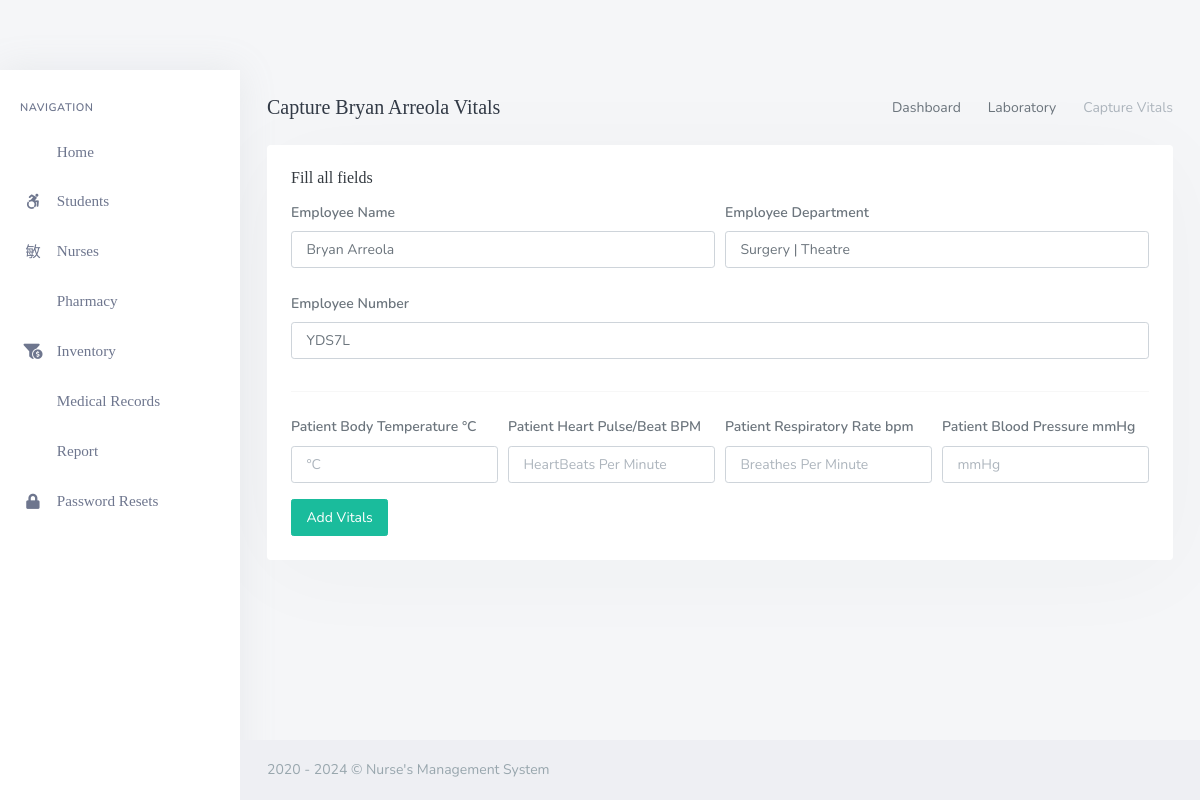
/backend/admin/his_admin_add_single_employee_vitals.php?doc_number=YDS7L, run on an earlier commit of the app's database.
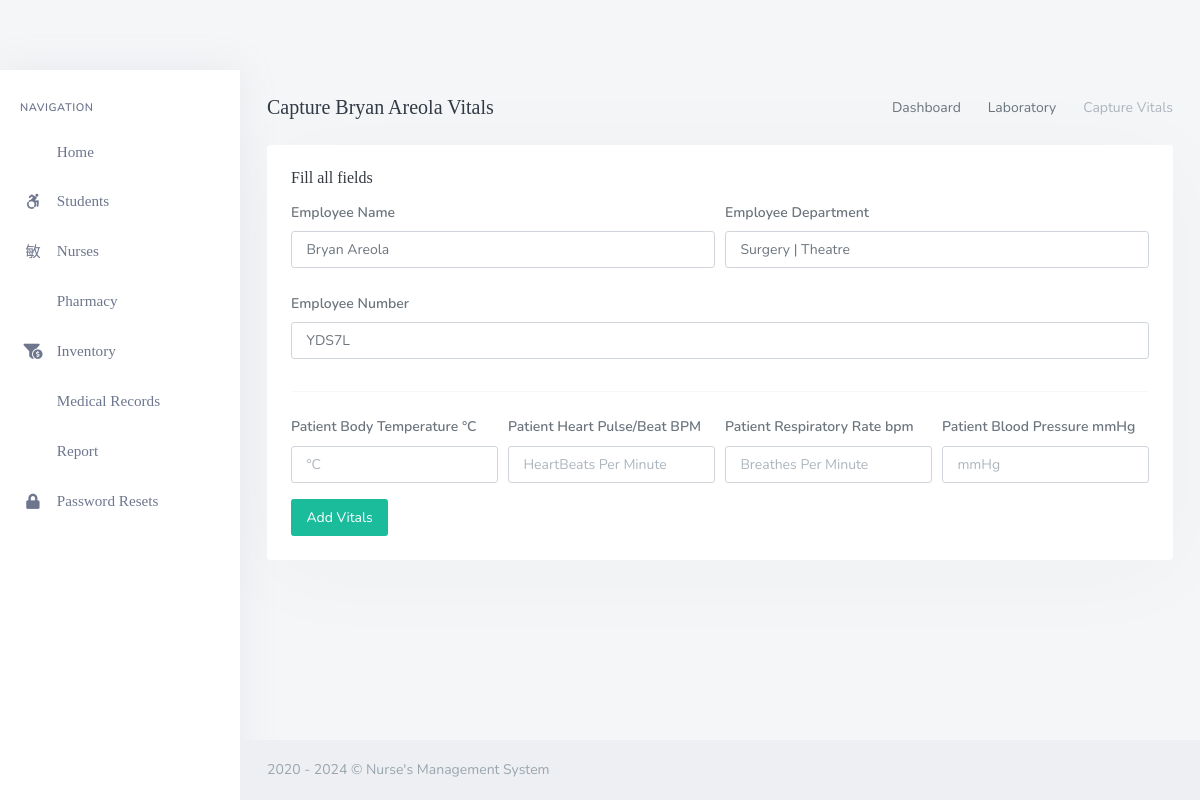
And on a later commit of the database.
### tables this page shows
CREATE TABLE `his_docs` (
  `doc_id` int(20) NOT NULL,
  `doc_fname` varchar(200) DEFAULT NULL,
  `doc_lname` varchar(200) DEFAULT NULL,
  `doc_email` varchar(200) DEFAULT NULL,
  `doc_pwd` varchar(200) DEFAULT NULL,
  `doc_dept` varchar(200) DEFAULT NULL,
  `doc_number` varchar(200) DEFAULT NULL,
  `doc_dpic` varchar(200) DEFAULT NULL
);

### backend/admin/his_admin_add_single_employee_vitals.php (the view, shortened to what this page needs)
<?php
	include('assets/inc/config.php');
?>
<!DOCTYPE html>
<html lang="en">
    <?php include('assets/inc/head.php');?>
    <body>
        <div id="wrapper">
            <?php include("assets/inc/sidebar.php");?>
            <?php
                $doc_number = $_GET['doc_number'];
                $ret = "SELECT  * FROM his_docs WHERE doc_number=?";
                $stmt= $mysqli->prepare($ret) ;
                $stmt->bind_param('s',$doc_number);
                $stmt->execute() ;
                $res=$stmt->get_result();
                while($row=$res->fetch_object())
                {
            ?>
                <div class="content-page">
                    <div class="content">
                        <div class="container-fluid">
                            <div class="row">
                                <div class="col-12">
                                    <div class="page-title-box">
                                        <div class="page-title-right">
                                            <ol class="breadcrumb m-0">
                                                <li class="breadcrumb-item"><a href="his_admin_dashboard.php">Dashboard</a></li>
                                                <li class="breadcrumb-item"><a href="javascript: void(0);">Laboratory</a></li>
                                                <li class="breadcrumb-item active">Capture Vitals</li>
                                            </ol>
                                        </div>
                                        <h4 class="page-title">Capture <?php echo $row->doc_fname;?> <?php echo $row->doc_lname;?> Vitals</h4>
                                    </div>
                                </div>
                            </div>
                            <div class="row">
                                <div class="col-12">
                                    <div class="card">
                                        <div class="card-body">
                                            <h4 class="header-title">Fill all fields</h4>
                                            <form method="post">
                                                <div class="form-row">
                                                    <div class="form-group col-md-6">
                                                        <label for="inputEmail4" class="col-form-label">Employee  Name</label>
                                                        <input type="text" required="required" readonly name="" value="<?php echo $row->doc_fname;?> <?php echo $row->doc_lname;?>" class="form-control" id="inputEmail4" placeholder="Patient's First Name">
                                                    </div>
                                                    <div class="form-group col-md-6">
                                                        <label for="inputPassword4" class="col-form-label">Employee Department</label>
                                                        <input required="required" type="text" readonly name="" value="<?php echo $row->doc_dept;?>" class="form-control"  id="inputPassword4" placeholder="Patient`s Last Name">
                                                    </div>
                                                </div>
                                                <div class="form-row">
                                                    <div class="form-group col-md-12">
                                                        <label for="inputEmail4" class="col-form-label">Employee Number</label>
                                                        <input type="text" required="required" readonly name="vit_pat_number" value="<?php echo $row->doc_number;?>" class="form-control" id="inputEmail4" placeholder="DD/MM/YYYY">
                                                    </div>
                                                </div>
                                                <hr>
                                                <div class="form-row">
                                                    <div class="form-group col-md-3">
                                                        <label for="inputEmail4" class="col-form-label">Patient Body Temperature °C</label>
                                                        <input type="text" required="required"  name="vit_bodytemp"class="form-control" id="inputEmail4" placeholder="°C">
                                                    </div>
                                                    <div class="form-group col-md-3">
                                                        <label for="inputPassword4" class="col-form-label">Patient Heart Pulse/Beat BPM</label>
                                                        <input required="required" type="text"  name="vit_heartpulse"  class="form-control"  id="inputPassword4" placeholder="HeartBeats Per Minute ">
                                                    </div>
                                                    <div class="form-group col-md-3">
                                                        <label for="inputPassword4" class="col-form-label">Patient Respiratory Rate bpm</label>
                                                        <input required="required" type="text"  name="vit_resprate"  class="form-control"  id="inputPassword4" placeholder="Breathes Per Minute">
                                                    </div>
                                                    <div class="form-group col-md-3">
                                                        <label for="inputPassword4" class="col-form-label">Patient Blood Pressure mmHg</label>
                                                        <input required="required" type="text"  name="vit_bloodpress"  class="form-control"  id="inputPassword4" placeholder="mmHg">
                                                    </div>
                                                </div>
                                                <button type="submit" name="add_emp_vitals" class="ladda-button btn btn-success" data-style="expand-right">Add Vitals</button>
                                            </form>
                                        </div>
                                    </div>
                                </div>
                            </div>
                        </div>
                    </div>
                    <?php include('assets/inc/footer.php');?>
                </div>
            <?php }?>
        </div>
    </body>
</html>

### backend/admin/assets/inc/head.php (shortened to what this page needs)
<head>
        <link href="assets/libs/flatpickr/flatpickr.min.css" rel="stylesheet" type="text/css" />
        <link href="assets/css/bootstrap.min.css" rel="stylesheet" type="text/css" />
        <link href="assets/css/icons.min.css" rel="stylesheet" type="text/css" />
        <link href="assets/css/app.min.css" rel="stylesheet" type="text/css" />
         <link href="assets/libs/ladda/ladda-themeless.min.css" rel="stylesheet" type="text/css" />
        <link href="assets/libs/footable/footable.core.min.css" rel="stylesheet" type="text/css" />
</head>

### backend/admin/assets/inc/sidebar.php (shortened to what this page needs)
<!DOCTYPE html>
<html lang="en">
<head>
    <link rel="stylesheet" href="https://cdnjs.cloudflare.com/ajax/libs/metisMenu/3.0.6/metisMenu.min.css">
</head>
<body>
    <div class="left-side-menu">
        <div class="slimscroll-menu">
            <div id="sidebar-menu">
                <ul class="metismenu" id="side-menu">
                    <li class="menu-title">Navigation</li>
                    <li>
                        <a href="his_admin_dashboard.php">
                            <i class="fe-airplay"></i>
                            <span> Home </span>
                        </a>
                    </li>
                    <li>
                        <a href="javascript: void(0);">
                            <i class="fab fa-accessible-icon "></i>
                            <span> Students </span>
                            <span class="menu-arrow"></span>
                        </a>
                    </li>
                    <li>
                         <a href="javascript: void(0);">
                             <i class="mdi mdi-doctor"></i>
                             <span> Nurses </span>
                             <span class="menu-arrow"></span>
                        </a>
                    </li>
                    <li>
                                <a href="javascript: void(0);">
                                    <i class="mdi mdi-pill"></i>
                                    <span> Pharmacy </span>
                                    <span class="menu-arrow"></span>
                                </a>
                                    </li>
                                    </ul>
                            <li>
                                <a href="javascript: void(0);">
                                    <i class=" fas fa-funnel-dollar "></i>
                                    <span> Inventory </span>
                                    <span class="menu-arrow"></span>
                                </a>
                            </li>
                            <li>
                                <a href="javascript: void(0);">
                                    <i class="fe-file-text"></i>
                                    <span> Medical Records </span>
                                    <span class="menu-arrow"></span>
                                </a>
                            </li>
                            <li>
                                <a href="javascript: void(0);">
                                    <i class="mdi mdi-flask"></i>
                                    <span> Report </span>
                                    <span class="menu-arrow"></span>
                                </a>
                            </li>
                    <li>
                        <a href="javascript: void(0);">
                            <i class="fas fa-lock"></i>
                            <span> Password Resets </span>
                            <span class="menu-arrow"></span>
                        </a>
                    </li>
            </div>
        </div>
    </div>
</body>
</html>

### backend/admin/assets/inc/footer.php
<footer class="footer">
    <div class="container-fluid">
        <div class="row">
            <div class="col-md-12">
                2020 - <?php echo date('Y'); ?> &copy; Nurse's Management System</a>
            </div>
        </div>
    </div>
</footer>

What changed in the data, as far as the page shows it:
changed his_docs "Bryan": doc_lname "Arreola" → "Areola"; doc_fname+doc_lname "Bryan Arreola" → "Bryan Areola"
